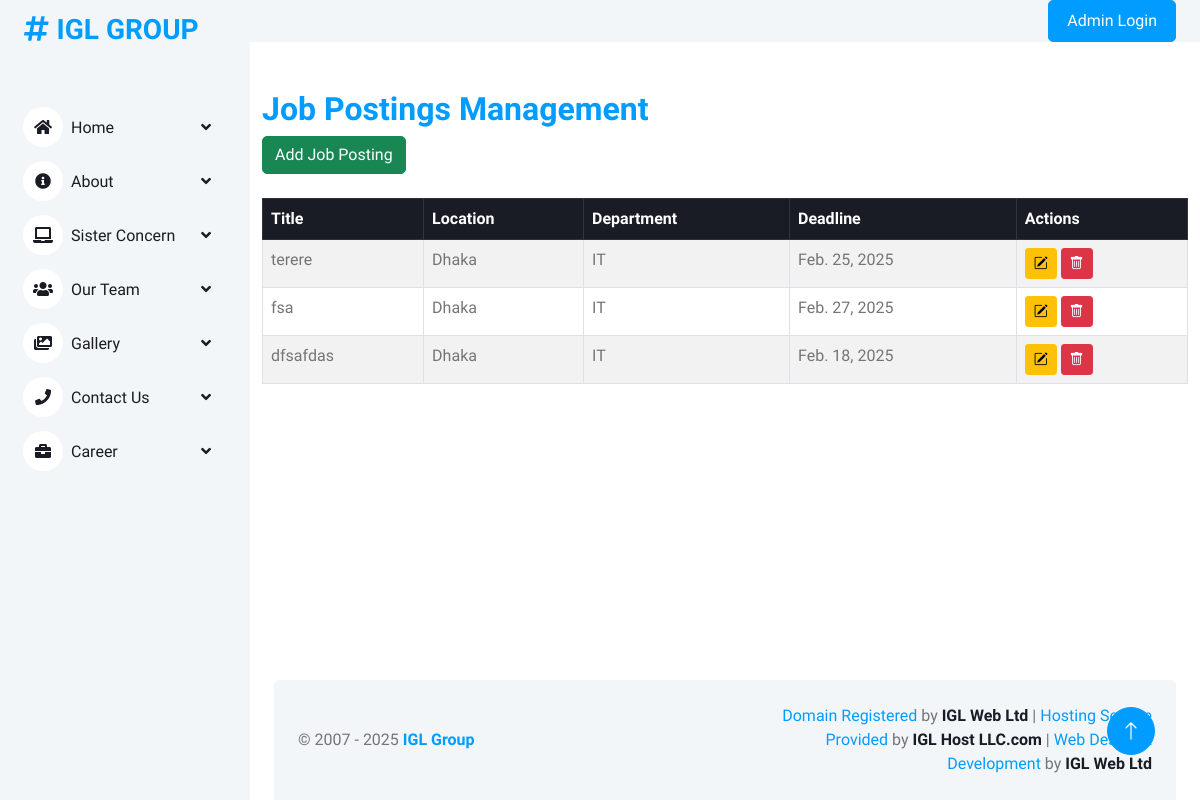
Page /job-postings/ on the earlier database version.
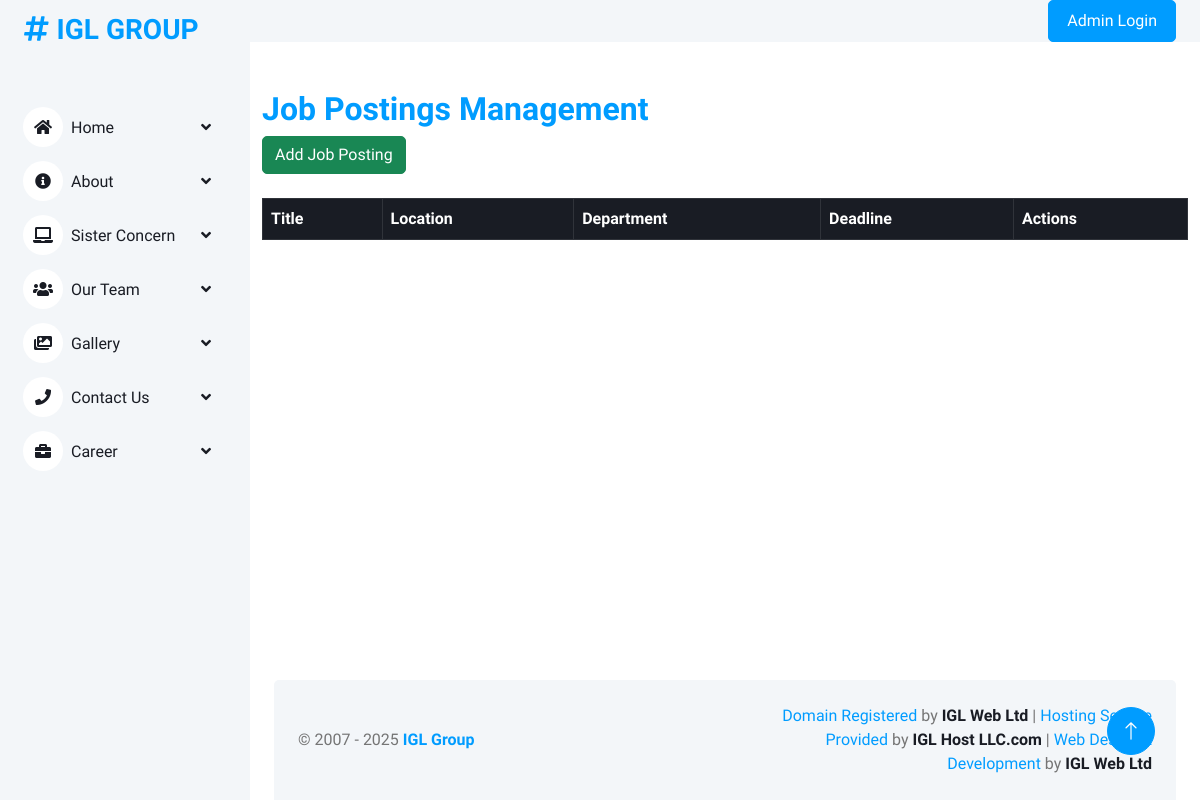
Same page on the later database version.
### igl/models.py (models this page shows, shortened)
class JobPosting(models.Model):
    LOCATION_CHOICES = [
        ('dhaka', 'Dhaka'),
        ('chittagong', 'Chittagong'),
    ]
    DEPARTMENT_CHOICES = [
        ('IT', 'IT'),
        ('SEO', 'SEO'),
        ('SOFTWARE', 'Software'),
        ('TELESALES', 'Telesales'),
        ('HR', 'HR'),
        ('ACCOUNTS', 'Accounts'),
    ]
    title = models.CharField(max_length=200)
    short_description = RichTextField(max_length=200)
    full_description = RichTextField(max_length=5000)
    location = models.CharField(max_length=100, choices=LOCATION_CHOICES, default="dhaka")
    department = models.CharField(max_length=50, choices=DEPARTMENT_CHOICES, default="IT")  # Department field
    job_type = models.CharField(
        max_length=50,
        choices=[
            ('full-time', 'Full Time'),
            ('part-time', 'Part Time'),
            ('contract', 'Contract'),
        ]
    )
    salary = models.CharField(max_length=100, null=True, help_text="Specify salary range (e.g., 30,000 - 50,000 BDT)")
    posted_date = models.DateTimeField(auto_now_add=True)
    deadline = models.DateField()
    is_active = models.BooleanField(default=True)

### igl/admin_views.py (the view)
# urls.py: path('job-postings/', admin_views.job_posting_list, name='job_posting_list'),
def job_posting_list(request):
    jobs = JobPosting.objects.all()
    return render(request, 'backend/job_posting_list.html', {'jobs': jobs})

### igl/context_processors.py (called while the page is built)
def global_context(request):
    logo = Logo.objects.filter(is_active=True).first()
    menus = NavMenu.objects.filter(is_active=True)
    sister_concerns = SisterConcern.objects.all()
    footer_sister_concerns = SisterConcern.objects.values('title', 'link')  # Get only title and link fields
    footer_sister_concerns = list(footer_sister_concerns)  # Convert queryset to list of dictionaries
    mid_point = len(footer_sister_concerns) // 2  # Find the middle point
    column1 = footer_sister_concerns[:mid_point]  # First half for column1
    column2 = footer_sister_concerns[mid_point:]  # Second half for column2
    return {
        'logo': logo,
        'menus': menus,
        'sister_concerns': sister_concerns,
        'column1': column1,  # Added for footer
        'column2': column2,  # Added for footer
    }

### igl/templates/backend/job_posting_list.html (shortened to what this page needs)
{% extends "backend/base.html" %}
{% load static %}
{% block content %}
<div class="container">
    <div class="mt-5 mb-4">
        <h2 class="text-primary">Job Postings Management</h2>
        <button class="btn btn-success" data-bs-toggle="modal" data-bs-target="#addJobModal">Add Job Posting</button>
    </div>
    <div class="table-responsive">
        <table class="table table-bordered table-striped">
            <thead class="table-dark">
                <tr>
                    <th>Title</th>
                    <th>Location</th>
                    <th>Department</th>
                    <th>Deadline</th>
                    <th>Actions</th>
                </tr>
            </thead>
            <tbody>
                {% for job in jobs %}
                <tr>
                    <td>{{ job.title }}</td>
                    <td>{{ job.get_location_display }}</td>
                    <td>{{ job.get_department_display }}</td>
                    <td>{{ job.deadline }}</td>
                    <td>
                        <button class="btn btn-warning btn-sm" onclick="editJob({{ job.id }})" title="Edit Job">
                            <i class="bi bi-pencil-square"></i>
                        </button>
                        <button class="btn btn-danger btn-sm" onclick="deleteJob({{ job.id }})" title="Delete Job">
                            <i class="bi bi-trash"></i>
                        </button>
                    </td>
                </tr>
                {% endfor %}
            </tbody>
        </table>
    </div>
</div>
{% endblock %}

Differences in the rows shown:
removed JobPosting: title "terere", location "Dhaka", department "IT", deadline "Feb. 25, 2025"
removed JobPosting: title "fsa", location "Dhaka", department "IT", deadline "Feb. 27, 2025"
removed JobPosting: title "dfsafdas", location "Dhaka", department "IT", deadline "Feb. 18, 2025"
